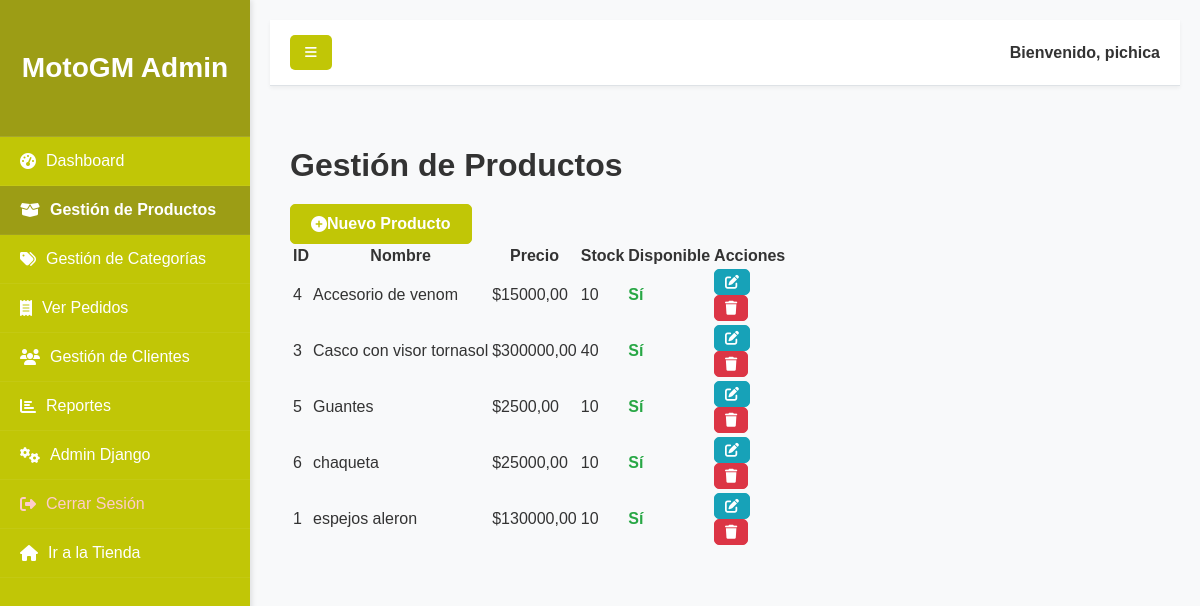
Page /dashboard_admin/productos/ (signed in) on the committed database.
### productos/models.py (models this page shows, shortened)
class Producto(models.Model):
    nombre = models.CharField(max_length=200)
    descripcion = models.TextField()
    precio = models.DecimalField(max_digits=10, decimal_places=2)
    imagen = models.ImageField(upload_to='productos/', null=True, blank=True) # Las imágenes se guardarán en media/productos/
    stock = models.IntegerField(default=0)
    disponible = models.BooleanField(default=True)
    fecha_creacion = models.DateTimeField(auto_now_add=True)
    ultima_actualizacion = models.DateTimeField(auto_now=True)
    categoria = models.ForeignKey(Categoria, on_delete=models.SET_NULL, null=True, blank=True, related_name='productos')
    class Meta:
        ordering = ['nombre'] # Ordena los productos por nombre por defecto

### dashboard_admin/views.py (the view)
# urls.py: path('productos/', views.producto_list, name='producto_list'),
@login_required
@user_passes_test(is_staff)
def producto_list(request):
        productos = Producto.objects.all().order_by('nombre')
        return render(request, 'dashboard_admin/producto_list.html', {'productos': productos})

### dashboard_admin/views.py (called while the page is built)
def is_staff(user):
        return user.is_staff

### productos/context_processors.py (called while the page is built)
def cart_item_count(request):
    cart_count = 0
    if request.user.is_authenticated:
        cart_count = CarritoItem.objects.filter(usuario=request.user).count() # o .aggregate(Sum('cantidad'))['cantidad__sum'] si quieres sumar las cantidades
    return {'cart_count': cart_count}

### dashboard_admin/templates/dashboard_admin/producto_list.html (shortened to what this page needs)
    {% extends 'dashboard_admin/dashboard_base.html' %}
    {% block dashboard_content %}
        <h1 class="content-title">Gestión de Productos</h1>
        <a href="{% url 'dashboard_admin:producto_create' %}" class="btn-custom btn-primary-custom mb-3">
            <i class="fas fa-plus-circle me-2"></i> Nuevo Producto
        </a>
        {% if productos %}
            <div class="data-table-responsive">
                <table class="data-table">
                    <thead>
                        <tr>
                            <th>ID</th>
                            <th>Nombre</th>
                            <th>Precio</th>
                            <th>Stock</th>
                            <th>Disponible</th>
                            <th>Acciones</th>
                        </tr>
                    </thead>
                    <tbody>
                        {% for producto in productos %}
                            <tr>
                                <td>{{ producto.pk }}</td>
                                <td>{{ producto.nombre }}</td>
                                <td>${{ producto.precio }}</td>
                                <td>{{ producto.stock }}</td>
                                <td>
                                    {% if producto.disponible %}
                                        <span style="color: #28a745; font-weight: bold;">Sí</span>
                                    {% else %}
                                        <span style="color: #dc3545; font-weight: bold;">No</span>
                                    {% endif %}
                                </td>
                                <td>
                                    <a href="{% url 'dashboard_admin:producto_update' producto.pk %}" class="btn-custom btn-sm-custom btn-info-custom me-2" title="Editar">
                                        <i class="fas fa-edit"></i>
                                    </a>
                                    <form action="{% url 'dashboard_admin:producto_delete' producto.pk %}" method="post" class="d-inline" onsubmit="return confirm('¿Estás seguro de que quieres eliminar este producto?');">
                                        <button type="submit" class="btn-custom btn-sm-custom btn-danger-custom" title="Eliminar">
                                            <i class="fas fa-trash"></i>
                                        </button>
                                    </form>
                                </td>
                            </tr>
                        {% endfor %}
                    </tbody>
                </table>
            </div>
        {% else %}
            <div class="messages-container">
                <li class="alert-info">No hay productos registrados aún.</li>
            </div>
        {% endif %}
    {% endblock %}

### dashboard_admin/templates/dashboard_admin/dashboard_base.html (shortened to what this page needs)
    {% load static %}
    <!DOCTYPE html>
    <html lang="es">
    <head>
        <link rel="stylesheet" href="https://cdnjs.cloudflare.com/ajax/libs/font-awesome/6.5.2/css/all.min.css" xintegrity="sha512-SnH5WK+bZxgPHs44uWIX+LLJAJ9/2PkPKZ5QiAj6Ta86w+fsb2TkcmfRyVX3pBnMFcV7oQPJkl9QevSCWr3W6A==" />
        <link rel="stylesheet" href="{% static 'dashboard_admin/styleadmin.css' %}">
    </head>
    <body>
        <div id="wrapper">
            <div class="sidebar-wrapper">
                <div class="sidebar-heading">
                    <h3>MotoGM Admin</h3>
                </div>
                <ul class="list-group">
                    <a href="{% url 'dashboard_admin:dashboard_home' %}" class="list-group-item {% if request.resolver_match.url_name == 'dashboard_home' %}active{% endif %}">
                        <i class="fas fa-tachometer-alt"></i> Dashboard
                    </a>
                    <a href="{% url 'dashboard_admin:producto_list' %}" class="list-group-item {% if 'producto' in request.resolver_match.url_name %}active{% endif %}">
                        <i class="fas fa-box-open"></i> Gestión de Productos
                    </a>
                    <a href="{% url 'dashboard_admin:categoria_list' %}" class="list-group-item {% if 'categoria' in request.resolver_match.url_name %}active{% endif %}">
                        <i class="fas fa-tags"></i> Gestión de Categorías
                    </a>
                    <a href="{% url 'dashboard_admin:ver_pedidos' %}" class="list-group-item {% if 'ver_pedidos' in request.resolver_match.url_name %}active{% endif %}">
                    <i class="fas fa-receipt"></i> Ver Pedidos
                    </a>
                    <a href="{% url 'dashboard_admin:ver_clientes' %}" class="list-group-item {% if 'ver_clientes' in request.resolver_match.url_name %}active{% endif %}">
                    <i class="fas fa-users"></i> Gestión de Clientes
                    </a>
                    <a href="{% url 'dashboard_admin:dashboard_reportes' %}" class="list-group-item {% if 'dashboard_reportes' in request.resolver_match.url_name %}active{% endif %}">
                    <i class="fas fa-chart-bar"></i> Reportes
                    </a>
                    <a href="{% url 'admin:index' %}" class="list-group-item">
                        <i class="fas fa-cogs"></i> Admin Django
                    </a>
                    <a href="{% url 'logout' %}" class="list-group-item text-danger">
                        <i class="fas fa-sign-out-alt"></i> Cerrar Sesión
                    </a>
                    <a href="{% url 'landing_page' %}" class="list-group-item">
                        <i class="fas fa-home"></i> Ir a la Tienda
                    </a>
                </ul>
            </div>
            <div id="page-content-wrapper">
                <nav class="main-navbar">
                    <button class="toggle-btn" id="sidebarToggle">
                        <i class="fas fa-bars"></i>
                    </button>
                    <div class="user-info">
                        Bienvenido, <strong>{{ request.user.username }}</strong>
                    </div>
                </nav>
                <div class="container-fluid-custom">
                    {% block dashboard_content %}{% endblock %}
                </div>
            </div>
        </div>
    </body>
    </html>

### dashboard_admin/static/dashboard_admin/styleadmin.css (style rules this page uses)
:root { --primary-red: #c1c606; --dark-red: #9c9d15; --light-gray: #f8f9fa; --border-color: #dee2e6; --text-color: #333; --white-text: #fff; --success-color: #28a745; --info-color: #17a2b8; --secondary-color: #6c757d; --warning-color: #ffc107; --danger-color: #dc3545; --dark-custom-color: #343a40; }
body { font-family: Arial, sans-serif; margin: 0; padding: 0; overflow-x: hidden; background-color: var(--light-gray); color: var(--text-color); }
#wrapper { display: flex; min-height: 100vh; width: 100%; transition: all 0.3s ease-in-out; }
.sidebar-wrapper { min-width: 250px; max-width: 250px; background-color: var(--primary-red); color: var(--white-text); transition: margin 0.25s ease-out; flex-shrink: 0; box-shadow: 2px 0 5px rgba(0,0,0,0.1); position: relative; z-index: 1000; }
.sidebar-wrapper .sidebar-heading { padding: 1.5rem 1rem; font-size: 1.5rem; text-align: center; background-color: var(--dark-red); border-bottom: 1px solid rgba(255,255,255,0.1); font-weight: bold; }
.sidebar-wrapper .list-group { list-style: none; padding: 0; margin: 0; width: 100%; }
.sidebar-wrapper .list-group-item { display: flex; align-items: center; background-color: var(--primary-red); color: var(--white-text); text-decoration: none; padding: 15px 20px; border-bottom: 1px solid rgba(255,255,255,0.05); transition: background-color 0.2s ease, color 0.2s ease; }
.sidebar-wrapper .list-group-item i { margin-right: 10px; }
.sidebar-wrapper .list-group-item.active { background-color: var(--dark-red); font-weight: bold; }
.sidebar-wrapper .list-group-item.text-danger { color: #ffcccc; }
#page-content-wrapper { width: 100%; min-width: 0; flex-grow: 1; padding: 20px; background-color: var(--light-gray); transition: margin-left 0.25s ease-out; }
.main-navbar { background-color: var(--white-text); border-bottom: 1px solid var(--border-color); padding: 15px 20px; display: flex; justify-content: space-between; align-items: center; margin-bottom: 20px; box-shadow: 0 2px 4px rgba(0,0,0,0.05); }
.main-navbar .toggle-btn { background-color: var(--primary-red); color: var(--white-text); border: none; padding: 10px 15px; border-radius: 5px; cursor: pointer; transition: background-color 0.2s ease; }
.main-navbar .user-info { color: var(--text-color); font-weight: bold; }
.container-fluid-custom { padding: 20px; }
.content-title { font-size: 2rem; color: var(--text-color); margin-bottom: 20px; font-weight: bold; }
.btn-custom { display: inline-flex; align-items: center; padding: 10px 20px; border-radius: 5px; text-decoration: none; font-weight: bold; cursor: pointer; transition: background-color 0.2s ease, color 0.2s ease, border-color 0.2s ease; border: 1px solid transparent; }
.btn-primary-custom { background-color: var(--primary-red); color: var(--white-text); border-color: var(--primary-red); }
.btn-info-custom { background-color: var(--info-color); color: var(--white-text); border-color: var(--info-color); }
.btn-danger-custom { background-color: var(--danger-color); color: var(--white-text); border-color: var(--danger-color); }
.btn-sm-custom { padding: 5px 10px; font-size: 0.875rem; }
@media (min-width: 992px) { .main-navbar { flex-direction: row; justify-content: space-between; align-items: center; } }
@media (min-width: 992px) { .main-navbar .toggle-btn { width: auto; } }
@media (min-width: 992px) { .main-navbar .user-info { width: auto; text-align: right; } }

### rows in the picture
Producto: pk "4", nombre "Accesorio de venom", precio "15000,00", stock "10", disponible "Sí"
Producto: pk "3", nombre "Casco con visor tornasol", precio "300000,00", stock "40", disponible "Sí"
Producto: pk "5", nombre "Guantes", precio "2500,00", stock "10", disponible "Sí"
Producto: pk "6", nombre "chaqueta", precio "25000,00", stock "10", disponible "Sí"
Producto: pk "1", nombre "espejos aleron", precio "130000,00", stock "10", disponible "Sí"

### other values in the picture
{{ request.user.username }} "pichica"
